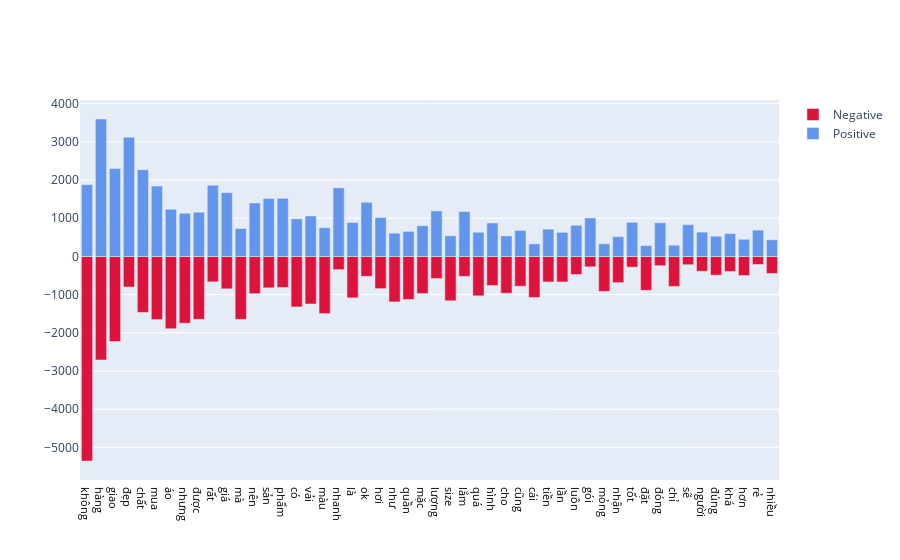

This figure's notebook cell:
### Code cell
Detective.barplotTwoDirections(inter_words.head(50))

### Figure 1 — Plotly figure (JSON) as saved in the notebook; plotly's stock layout.template omitted (floating-point values rounded to 4 significant figures)
{"data": [{"marker": {"color": "crimson"}, "name": "Negative", "type": "bar", "x": ["không", "hàng", "giao", "đẹp", "chất", "mua", "áo", "nhưng", "được", "rất", "giá", "mà", "nên", "sản", "phẩm", "có", "vải", "màu", "nhanh", "là", "ok", "hơi", "như", "quần", "mặc", "lượng", "size", "lắm", "quá", "hình", "cho", "cũng", "cái", "tiền", "lần", "luôn", "gói", "mỏng", "nhận", "tốt", "đặt", "đóng", "chỉ", "sẽ", "người", "đúng", "khá", "hơn", "rẻ", "nhiều"], "y": [-5356, -2710, -2227, -801, -1466, -1655, -1893, -1749, -1648, -666, -849, -1648, -976, -823, -813, -1323, -1246, -1497, -346, -1085, -521, -843, -1191, -1127, -972, -580, -1161, -523, -1031, -763, -964, -781, -1076, -668, -668, -473, -272, -916, -687, -280, -887, -243, -786, -218, -389, -491, -396, -501, -211, -446]}, {"marker": {"color": "cornflowerblue"}, "name": "Positive", "type": "bar", "x": ["không", "hàng", "giao", "đẹp", "chất", "mua", "áo", "nhưng", "được", "rất", "giá", "mà", "nên", "sản", "phẩm", "có", "vải", "màu", "nhanh", "là", "ok", "hơi", "như", "quần", "mặc", "lượng", "size", "lắm", "quá", "hình", "cho", "cũng", "cái", "tiền", "lần", "luôn", "gói", "mỏng", "nhận", "tốt", "đặt", "đóng", "chỉ", "sẽ", "người", "đúng", "khá", "hơn", "rẻ", "nhiều"], "y": [1881, 3598, 2303, 3121, 2269, 1842, 1235, 1130, 1157, 1864, 1669, 731, 1399, 1518, 1522, 987, 1059, 752, 1795, 889, 1418, 1019, 608, 656, 803, 1193, 542, 1176, 634, 876, 537, 681, 328, 714, 631, 815, 1008, 333, 517, 895, 284, 881, 295, 831, 637, 529, 598, 448, 689, 437]}], "layout": {"autosize": true, "barmode": "relative", "xaxis": {"autorange": true, "range": [-0.5, 49.5], "tickfont": {"color": "black", "size": 11}, "type": "category"}, "yaxis": {"autorange": true, "range": [-5853.0, 4095.0], "type": "linear"}}}
